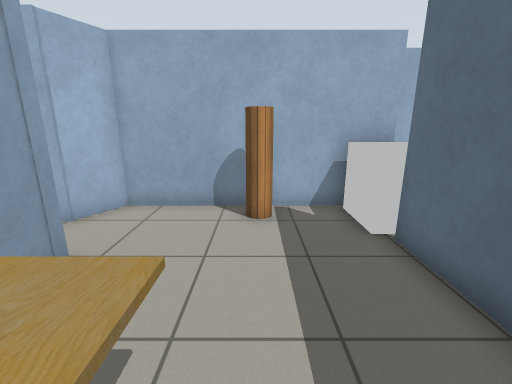
View 1 (above)

14 first-person views from a walk through a Gazebo world. The camera is 1.2 m above the floor, tilts 14° down and sees 90° across. The floor is counted in squares, 0.5 m on a side. Each view is taken from the middle of a square. On the plan, view 1 faces up. The plan holds only what a view shows up to about 17 squares ahead; the rest is blank. Gazebo's built-in surfaces are drawn with simple patterns. Some surface patterns are stand-ins.

View 2
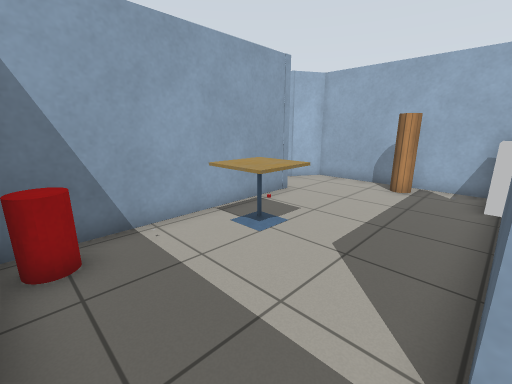

View 3
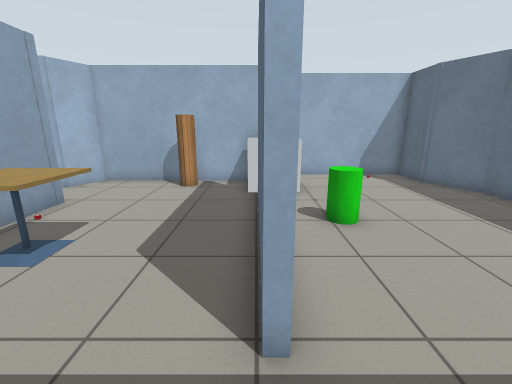

View 4
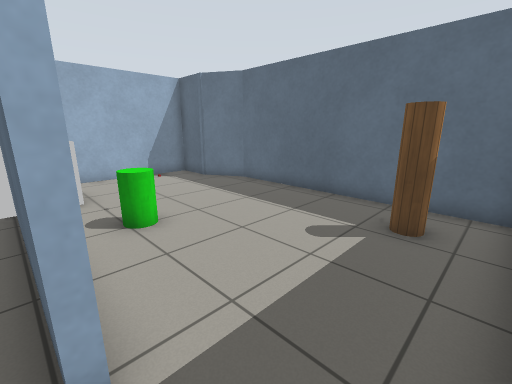

View 5
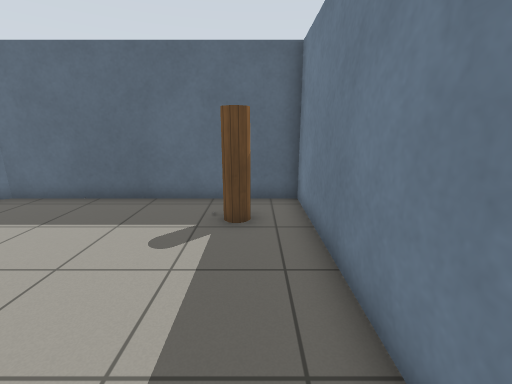

View 6
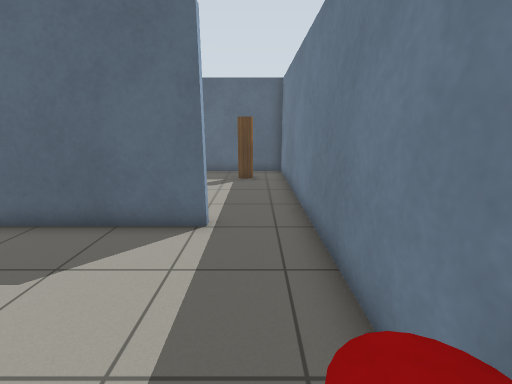

View 7
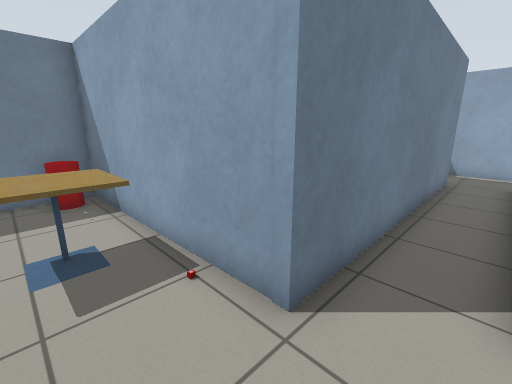

View 8
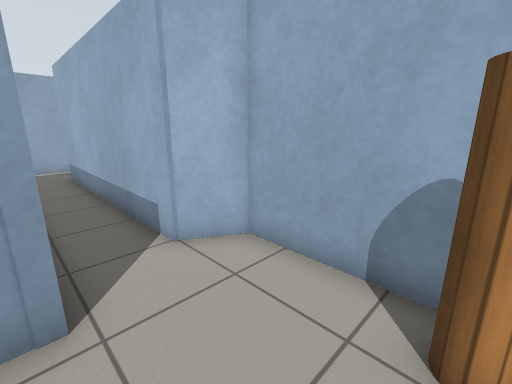

View 9
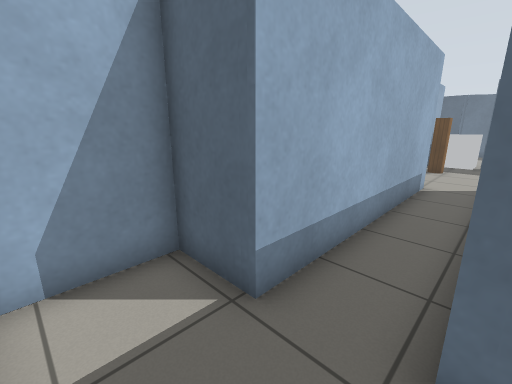

View 10
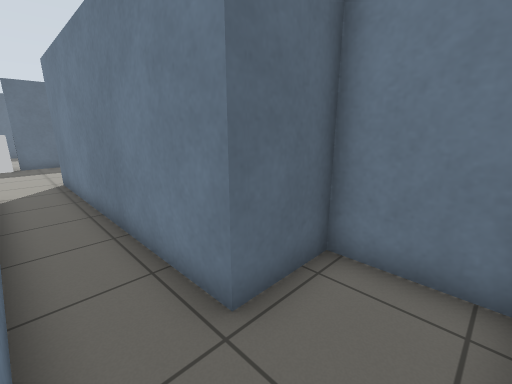

View 11
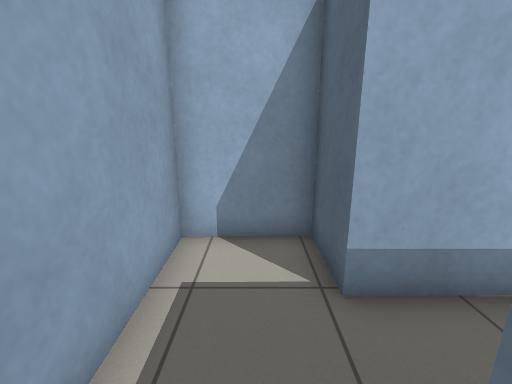

View 12
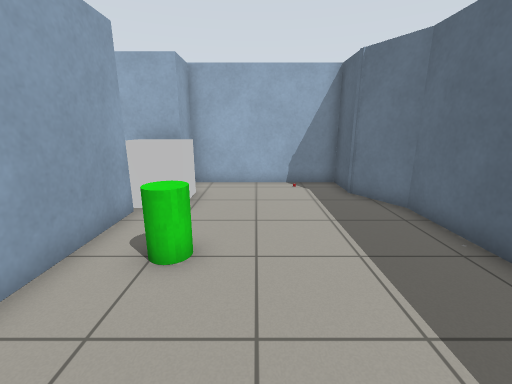

View 13
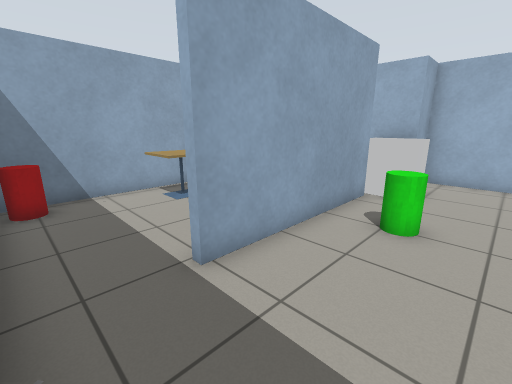

View 14
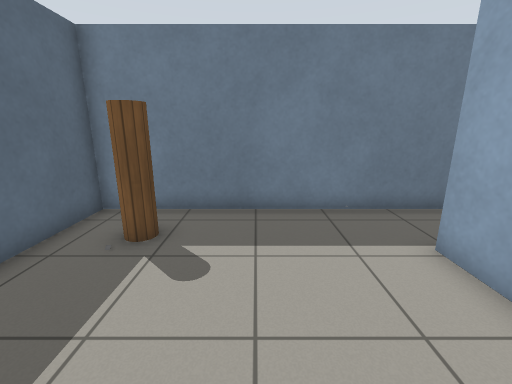

### Floor plan
Points are (right, up) in squares from view 1. A wall is a line through its corners. A room is listed if a view was taken in it or the views show most of it. See-through windows are left out.
Room 1 (views 1, 2, 3, 4, 5, 6, 7, 8)
walls: (-4.4, 4.2) (-3.4, 4.2) (-3.2, -4.5) (3.5, -4.5); (3.1, -1.9) (3.1, 5.2); (4.2, 7.9) (-4.1, 7.9) (-4.9, 6.4)
ways out: opening at (-5, 5.5) to room 2; opening at (3, -3) to room 3; gap at (3, 5) to room 3
objects: red cylinder (-2, -4); table (-2, 0) to (-1, 1); wooden cylinder (0, 7); grey box (3, 6) to (4, 7)
Room 2 (views 9, 10, 11)
walls: (-17.3, 1.6) (-14.7, 1.6) (-14.7, 4.1) (-4.4, 4.2); (-4.9, 6.4) (-14.7, 6.3) (-14.7, 8.5) (-17.7, 8.4) (-17.6, 3.6)
ways out: opening at (-5, 5.5) to room 1
Room 3 (views 12, 13, 14)
walls: (3.4, 5.2) (3.4, -1.9); (3.5, -4.5) (11.7, -4.5) (11.7, 5.6) (10.6, 7.5) (10.6, 9.5) (4.2, 9.5) (4.2, 7.9)
ways out: opening at (3, -3) to room 1; gap at (3, 5) to room 1
objects: green cylinder (5, 2) to (6, 3); wooden cylinder (10, -3) to (10, -2)

Positions as (right, up) in squares from view 1, and headings:
1: (0, 0), facing up
2: (3, -4), facing up-left
3: (3, -4), facing up
4: (3, -4), facing up-right
5: (3, -3), facing right
6: (-3, -3), facing right
7: (-1, 6), facing down-left
8: (0, 4), facing up-left
9: (-17, 4), facing up-right
10: (-17, 6), facing down-right
11: (-16, 3), facing up
12: (7, -2), facing up
13: (7, -4), facing up-left
14: (7, 3), facing down
